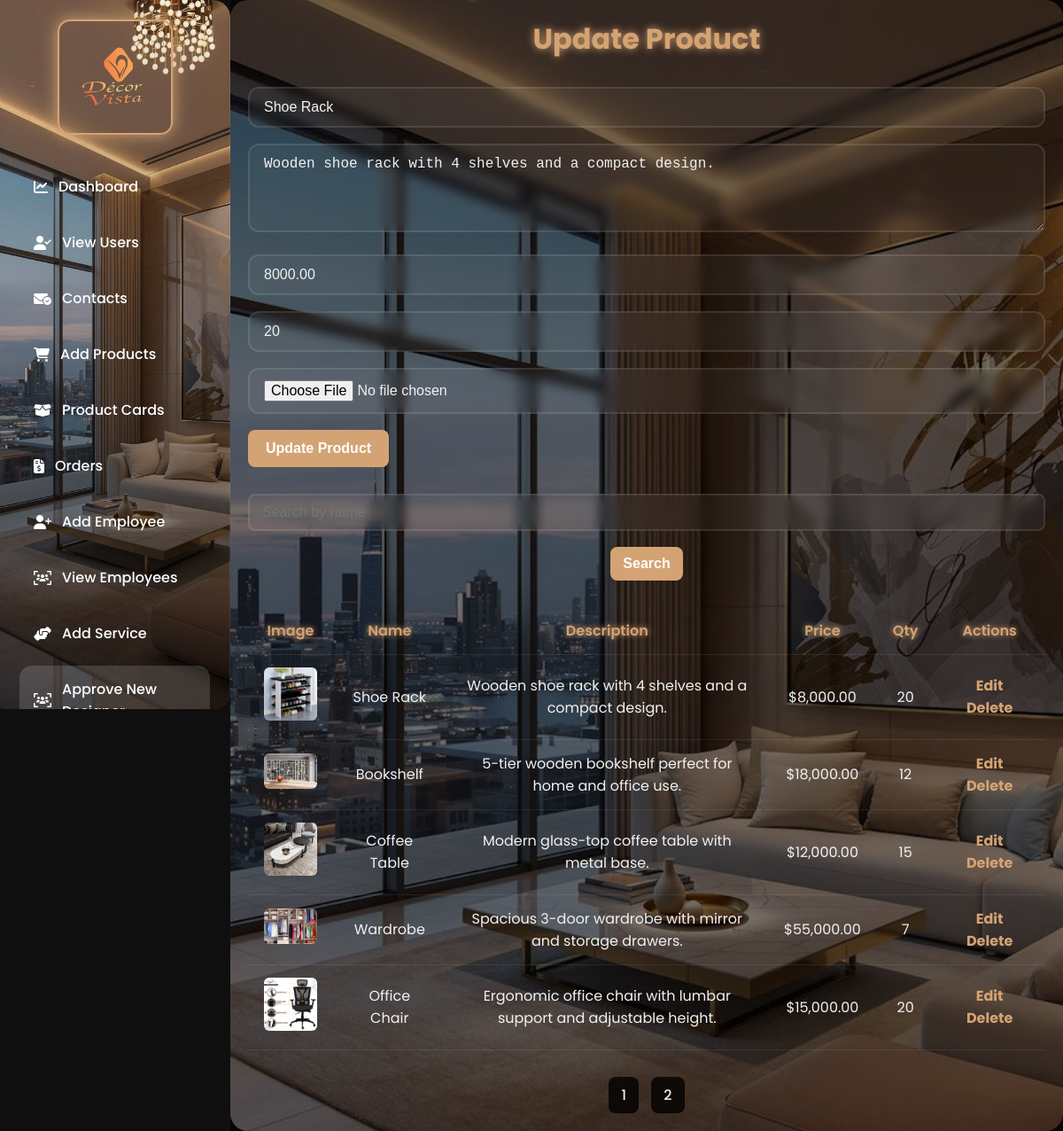
The app's page /admin_add_product3.php?edit=38 (signed in) with its own data.
### tables this page shows
CREATE TABLE `products` (
  `id` int(11) NOT NULL,
  `name` varchar(255) NOT NULL,
  `description` text DEFAULT NULL,
  `price` decimal(10,2) NOT NULL,
  `qty` int(11) NOT NULL,
  `image` varchar(255) DEFAULT NULL
);

### admin_add_product3.php (the view, shortened to what this page needs)
<?php
include 'db.php';
$editing = false;
$edit_product = [];
if (isset($_GET['edit'])) {
    $editing = true;
    $edit_id = intval($_GET['edit']);
    $result = mysqli_query($conn, "SELECT * FROM products WHERE id=$edit_id");
    if (mysqli_num_rows($result) > 0) {
        $edit_product = mysqli_fetch_assoc($result);
    }
}
$limit = 5;
$page = isset($_GET['page']) ? max(1, intval($_GET['page'])) : 1;
$start = ($page - 1) * $limit;
$search = isset($_GET['search']) ? mysqli_real_escape_string($conn, $_GET['search']) : '';
$where = $search ? "WHERE name LIKE '%$search%'" : '';
$total_query = mysqli_query($conn, "SELECT COUNT(*) AS total FROM products $where");
$total = mysqli_fetch_assoc($total_query)['total'];
$pages = ceil($total / $limit);
$result = mysqli_query($conn, "SELECT * FROM products $where ORDER BY id DESC LIMIT $start, $limit");
?>
<!DOCTYPE html>
<html lang="en">
<head>
  <link rel="stylesheet" href="https://cdnjs.cloudflare.com/ajax/libs/font-awesome/6.4.0/css/all.min.css">
</head>
<body>
  <div class="sidebar">
    <div class="logo">
      <img src="decorevistaimages/logo.png" alt="Logo" />
    </div>
    <nav>
            <a href="admin.php"><i class="fa-solid fa-chart-line"></i> Dashboard</a>
            <a href="Signup_view.php"><i class="fa-solid fa-user-check"></i> View Users</a>
            <a href="contect_view.php"><i class="fa-solid fa-envelope-circle-check"></i> Contacts</a>
            <a href="admin_add_product3.php"><i class="fa-solid fa-cart-shopping"></i> Add Products</a>
            <a href="view_products_cards.php"><i class="fa-solid fa-box-open"></i> Product Cards</a>
            <a href="admin_order.php"><i class="fa-solid fa-file-invoice-dollar"></i> Orders</a>
            <a href="admin_add_employee.php"><i class="fa-solid fa-user-plus"></i> Add Employee</a>
            <a href="admin_view_employee.php"><i class="fa-solid fa-users-viewfinder"></i> View Employees</a>
            <a href="appointment_service_add.php"><i class="fa-solid fa-handshake-angle"></i> Add Service</a>
            <a href="designer-approval.php" style="background:rgba(255,255,255,0.15);"><i
                    class="fa-solid fa-users-viewfinder"></i> Approve New Designer</a>
        </nav>
  </div>
  <div class="main-content">
    <div class="container">
      <h2><?= $editing ? 'Update Product' : 'Add New Product' ?></h2>
      <form method="POST" enctype="multipart/form-data">
        <input type="text" name="product_name" placeholder="Product Name" value="<?= $editing ? $edit_product['name'] : '' ?>" required>
        <textarea name="product_description" placeholder="Product Description" required><?= $editing ? $edit_product['description'] : '' ?></textarea>
        <input type="number" step="0.01" name="product_price" placeholder="Price" value="<?= $editing ? $edit_product['price'] : '' ?>" required>
        <input type="number" name="product_qty" placeholder="Quantity" value="<?= $editing ? $edit_product['qty'] : '' ?>" required>
        <input type="file" name="product_image" <?= $editing ? '' : 'required' ?>>
        <button type="submit"><?= $editing ? 'Update Product' : 'Add Product' ?></button>
      </form>
      <div class="search-box">
        <form method="GET">
          <input type="text" name="search" placeholder="Search by name" value="<?= $search ?>">
          <button type="submit">Search</button>
        </form>
      </div>
      <table>
        <thead>
          <tr>
            <th>Image</th>
            <th>Name</th>
            <th>Description</th>
            <th>Price</th>
            <th>Qty</th>
            <th>Actions</th>
          </tr>
        </thead>
        <tbody>
          <?php while ($row = mysqli_fetch_assoc($result)): ?>
            <tr>
              <td><img src="<?= $row['image'] ?>" alt=""></td>
              <td><?= $row['name'] ?></td>
              <td><?= $row['description'] ?></td>
              <td>$<?= number_format($row['price'], 2) ?></td>
              <td><?= $row['qty'] ?></td>
              <td class="actions">
                <a href="?edit=<?= $row['id'] ?>">Edit</a>
                <a href="?delete=<?= $row['id'] ?>" onclick="return confirm('Delete this product?')">Delete</a>
              </td>
            </tr>
          <?php endwhile; ?>
        </tbody>
      </table>
      <div class="pagination">
        <?php for ($i = 1; $i <= $pages; $i++): ?>
          <a href="?page=<?= $i ?>&search=<?= $search ?>"><?= $i ?></a>
        <?php endfor; ?>
      </div>
    </div>
  </div>
</body>
</html>

### admin_add_product3.php (style rules this page uses)
:root { --brand-accent: #d4a373; --brand-hover: #b89560; --accent-light: #ffffff; --bg-dark: #0f0f0f; --card-bg: rgba(255, 255, 255, 0.06); --text-light: #f1f1f1; --sidebar-width: 260px; --shadow-glow: 0 0 18px var(--brand-accent); --glass-blur: blur(16px); }
* { margin: 0; padding: 0; box-sizing: border-box; }
body { font-family: 'Poppins', sans-serif; background: var(--bg-dark); color: var(--text-light); display: flex; min-height: 100vh; overflow-x: hidden; }
.sidebar { width: var(--sidebar-width); background: linear-gradient(180deg, rgba(212,163,115,0.1), rgba(0,0,0,0.7)), url('decorevistaimages/aaca7cec36ff5dd44456a145fc7a6b70.jpg') center/cover no-repeat; padding: 22px; position: fixed; height: 100vh; overflow-y: auto; border-right: 1px solid rgba(255, 255, 255, 0.08); backdrop-filter: var(--glass-blur); z-index: 999; border-radius: 0 20px 20px 0; transition: transform 0.3s ease-in-out; }
.sidebar .logo { text-align: center; margin-bottom: 25px; }
.sidebar .logo img { width: 130px; border-radius: 14px; border: 2px solid var(--brand-accent); box-shadow: var(--shadow-glow); }
.sidebar nav a { display: flex; align-items: center; color: #fff; text-decoration: none; padding: 14px 16px; margin: 10px 0; border-radius: 14px; font-weight: 500; font-size: 16px; gap: 12px; transition: 0.35s ease, transform 0.2s ease; }
.main-content { margin-left: var(--sidebar-width); padding: 20px; flex: 1; background: url('decorevistaimages/aaca7cec36ff5dd44456a145fc7a6b70.jpg') center/cover no-repeat; position: relative; z-index: 1; min-height: 100vh; backdrop-filter: var(--glass-blur); border-radius: 20px; }
.main-content::before { content: ''; position: absolute; inset: 0; background: rgba(0,0,0,0.55); z-index: 0; }
.main-content > * { position: relative; z-index: 1; }
h2 { font-size: 32px; color: var(--brand-accent); margin-bottom: 30px; text-align: center; text-shadow: 0 0 10px var(--brand-accent); }
form input[type="text"], form input[type="number"], form input[type="file"], form textarea { width: 100%; margin-bottom: 18px; padding: 12px 16px; font-size: 16px; border-radius: 12px; border: 2px solid rgba(255,255,255,0.1); background: rgba(255,255,255,0.04); color: var(--text-light); backdrop-filter: blur(6px); transition: 0.3s; }
form textarea { resize: vertical; min-height: 100px; }
form button { background-color: var(--brand-accent); color: var(--accent-light); padding: 12px 20px; border: none; border-radius: 8px; font-weight: bold; font-size: 16px; cursor: pointer; transition: 0.3s ease; }
.search-box { margin: 30px 0; text-align: center; }
.search-box input[type="text"] { padding: 10px 14px; border-radius: 8px; border: 2px solid rgba(255,255,255,0.1); background: rgba(255,255,255,0.04); color: var(--text-light); margin-right: 8px; }
.search-box button { padding: 10px 14px; background-color: var(--brand-accent); color: #fff; border: none; border-radius: 8px; cursor: pointer; font-weight: bold; transition: 0.3s; }
table { width: 100%; border-collapse: collapse; color: var(--text-light); margin-top: 30px; }
th, td { padding: 14px 18px; text-align: center; border-bottom: 1px solid rgba(255,255,255,0.08); }
th { color: var(--brand-accent); font-weight: 600; text-shadow: 0 0 6px var(--brand-accent); }
img { width: 60px; border-radius: 6px; }
.actions a { margin: 0 6px; color: var(--brand-accent); text-decoration: none; font-weight: bold; transition: 0.2s; }
.pagination { margin-top: 30px; text-align: center; }
.pagination a { display: inline-block; margin: 0 5px; padding: 8px 14px; background: rgba(0,0,0,0.8); color: var(--text-light); text-decoration: none; border-radius: 8px; font-weight: 500; transition: 0.2s ease; }

### records on screen
products: product_name "Shoe Rack", product_description "Wooden shoe rack with 4 shelves and a compact design.", product_price "8000.00", product_qty "20", image (picture), name "Shoe Rack", description "Wooden shoe rack with 4 shelves and a compact design.", price "8,000.00", qty "20"
products: image (picture), name "Bookshelf", description "5-tier wooden bookshelf perfect for home and office use.", price "18,000.00", qty "12"
products: image (picture), name "Coffee Table", description "Modern glass-top coffee table with metal base.", price "12,000.00", qty "15"
products: image (picture), name "Wardrobe", description "Spacious 3-door wardrobe with mirror and storage drawers.", price "55,000.00", qty "7"
products: image (picture), name "Office Chair", description "Ergonomic office chair with lumbar support and adjustable height.", price "15,000.00", qty "20"
